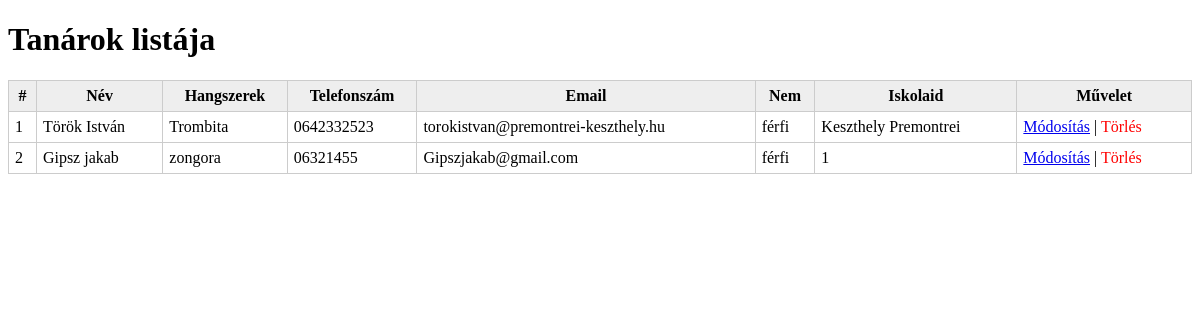
/zeneiskola/tanarok.php, run on the app's committed database.
### tables this page shows
CREATE TABLE `tanarok` (
  `id` int(11) NOT NULL,
  `nev` varchar(100) NOT NULL,
  `hangszerek` varchar(100) NOT NULL,
  `telefon` varchar(50) NOT NULL,
  `email` varchar(100) NOT NULL,
  `iskolaid` varchar(100) NOT NULL,
  `nem` varchar(10) NOT NULL
);

### zeneiskola/tanarok.php (the view, shortened to what this page needs)
<?php
include('connect.php');
$sql = "SELECT * FROM tanarok ORDER BY id";
$result = $conn->query($sql);
function h($v)
{
    return htmlspecialchars((string) $v, ENT_QUOTES, 'UTF-8');
}
?>
<!DOCTYPE html>
<html lang="hu">
<head>
</head>
<body>
<h1>Tanárok listája</h1>
<table>
    <thead>
        <tr>
            <th>#</th>
            <th>Név</th>
            <th>Hangszerek</th>
            <th>Telefonszám</th>
            <th>Email</th>
            <th>Nem</th>
            <th>Iskolaid</th>
            <th>Művelet</th>
        </tr>
    </thead>
    <tbody>
        <?php if ($result && $result->num_rows > 0): ?>
            <?php while ($row = $result->fetch_assoc()): ?>
                <tr>
                    <td><?= h($row['id']) ?></td>
                    <td><?= h($row['nev']) ?></td>
                    <td><?= h($row['hangszerek']) ?></td>
                    <td><?= h($row['telefon']) ?></td>
                    <td><?= h($row['email']) ?></td>
                    <td><?= h($row['nem']) ?></td>
                    <td><?= h($row['iskolaid']) ?></td>
                    <td>
                        <a href="?modositas=<?= $row['id'] ?>">Módosítás</a> |
                        <a class="torol" href="?torol=<?= $row['id'] ?>" onclick="return confirm('Biztosan törlöd?')">Törlés</a>
                    </td>
                </tr>
            <?php endwhile; ?>
        <?php endif; ?>
    </tbody>
</table>
</body>
</html>

### zeneiskola/tanarok.php (style rules this page uses)
table { border-collapse: collapse; width: 100%; }
th, td { border: 1px solid #ccc; padding: 6px; }
th { background: #eee; }
a.torol { color: red; text-decoration: none; }

### data on the page
tanarok: id "1", nev "Török István", hangszerek "Trombita", telefon "0642332523", email "torokistvan@premontrei-keszthely.hu", nem "férfi", iskolaid "Keszthely Premontrei"
tanarok: id "2", nev "Gipsz jakab", hangszerek "zongora", telefon "06321455", email "Gipszjakab@gmail.com", nem "férfi", iskolaid "1"
